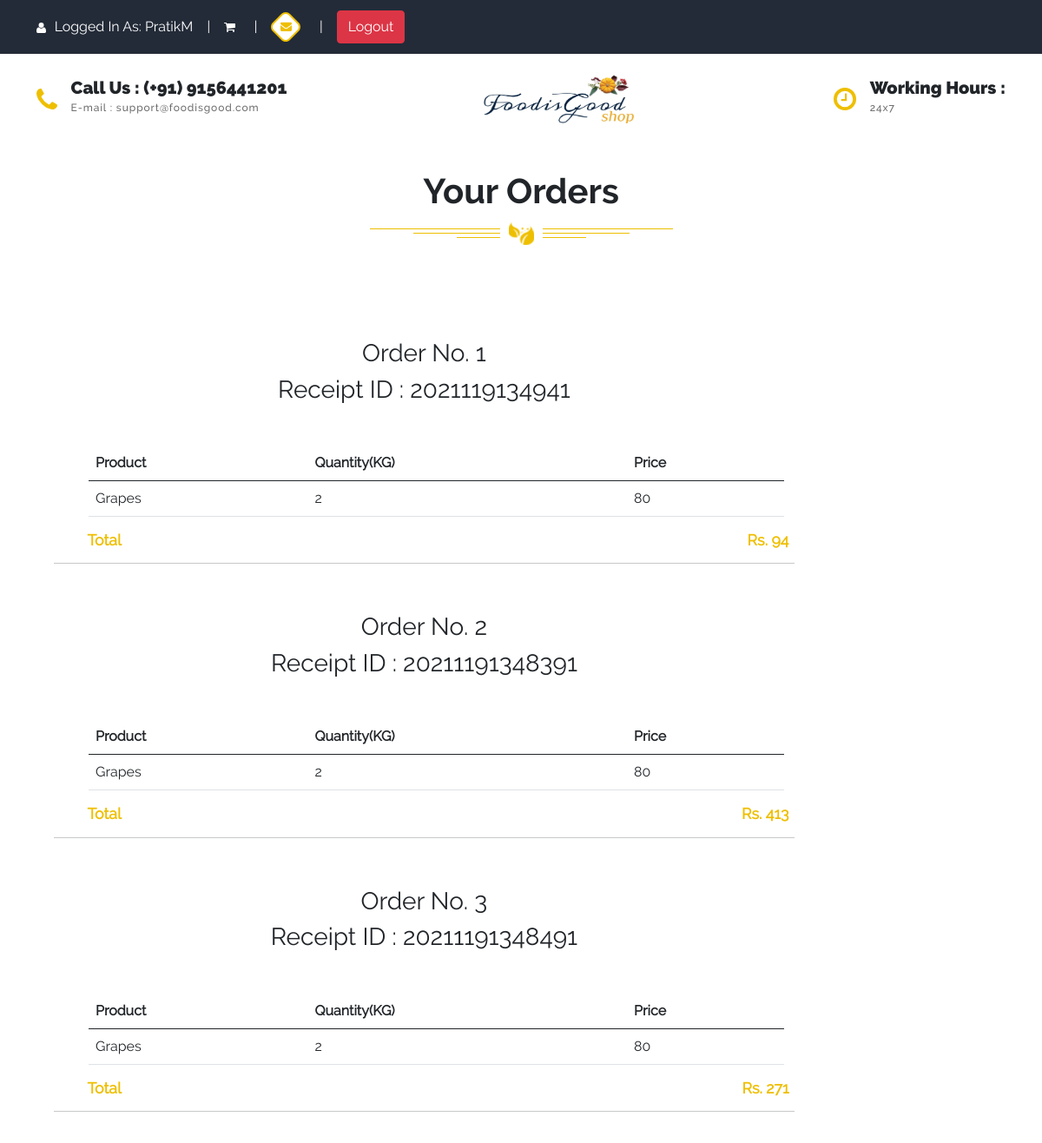
The page /my-orders (signed in) on the database its author committed.
### tables this page shows
CREATE TABLE customer(
  customer_id INTEGER PRIMARY KEY AUTOINCREMENT,
  customer_name varchar(100) NOT NULL,
  address varchar(500) NOT NULL,
  contact varchar(100) NOT NULL,
  username varchar(100) NOT NULL,
  email varchar(100) NOT NULL UNIQUE,
  password varchar(100) NOT NULL
);

CREATE TABLE receipt(
  receipt_id INTEGER PRIMARY KEY AUTOINCREMENT,
  customer_id int,
  total_amount varchar(50) NOT NULL,
  foreign key(customer_id) references customer(customer_id)
);

CREATE TABLE booking(
  order_id INTEGER PRIMARY KEY AUTOINCREMENT,
  product_id int,
  customer_id int,
  receipt_id int,
  product_name varchar(100) NULL,
  quantity varchar(50) NOT NULL,
  price varchar(50) NOT NULL,
  foreign key(product_id) references product(product_id),
  foreign key(customer_id) references customer(customer_id),
  foreign key(receipt_id) references receipt(receipt_id)
);

### app.py (the view)
@app.route('/my-orders')
def my_orders():
    try:
        username = session['username']
        user = database.get_user(username)
    except:
        return redirect('signin')
    try:
        receipt = database.get_receipt(user[0])
    except:
        receipt = None
    data = []
    if user!=None:
        if receipt:
            for order in receipt:
                items = []
                booking = database.get_booking(order[0])
                for item in booking:
                    items.append([item[4], item[5], item[6]])
                data.append([order[0], order[2], items])
            print(data)
            return render_template('booking.html', data=data, user=user)
        return render_template('booking.html', msg="Your have no orders.", user=user)
    return redirect('/')

### database/database.py (called while the page is built)
def get_user(username):
    try:
        username = "'"+username+"'"
        conn = sqlite3.connect('data.db')
        query = "SELECT * FROM customer WHERE username="+username+" ;"
        user = conn.execute(query).fetchone()
        conn.close()
        return user
    except:
        return None

def get_booking(receipt_id):
    try:
        conn = sqlite3.connect('data.db')
        query = "SELECT * FROM booking WHERE receipt_id="+str(receipt_id)+" ;"
        booking = conn.execute(query).fetchall()
        conn.close()
        return booking
    except:
        return None

def get_receipt(customer_id):
    try:
        conn = sqlite3.connect('data.db')
        query = "SELECT * FROM receipt WHERE customer_id="+str(customer_id)+" ;"
        receipt = conn.execute(query).fetchall()
        conn.close()
        return receipt
    except:
        return None

### templates/booking.html (shortened to what this page needs)
<!DOCTYPE html>
<html lang="en">
<head>
    <link rel="stylesheet" href="{{url_for('static', filename='css/style.css')}}">
    <link rel="stylesheet" href="{{url_for('static', filename='css/checkout.css')}}">
    <link href="https://cdn.jsdelivr.net/npm/bootstrap@5.0.0-beta1/dist/css/bootstrap.min.css" rel="stylesheet">
</head>
<body>
    <header class="topbar">
      <div class="container flex justify-between items-center">
          <div class="auth flex justify-between items-center">
            {% if user %}
            <div>
              <img src="{{url_for('static', filename='icons/user-icon.svg')}}" alt="">
              Logged In As: {{user[4]}}
            </div>
              <span class="divider">|</span>
            <div>
              <a href="{{ url_for('cart')}}"><img src="{{url_for('static', filename='icons/cart.svg')}}" alt=""></a>
            </div>
              <span class="divider">|</span>
            <div>
              <a href="{{ url_for('my_orders')}}"><img src="{{url_for('static', filename='icons/bag-2.svg')}}" alt=""></a>
            </div>
              <span class="divider">|</span>
            <div>
              <a href="{{ url_for('logout')}}"><button class="btn btn-danger">Logout</button></a>
            </div>
            {% endif %}
        </div>
      </div>
  </header>
  <nav>
    <div class="top">
      <div class="container flex justify-between items-center">
        <div class="contact flex justify-between items-center">
          <img src="{{url_for('static', filename='icons/phone.svg')}}" alt="phone">
          <div>
            <h5>Call Us : (+91) 9156441201</h5>
            <h6>E-mail  : support@foodisgood.com </h6>
          </div>
        </div>
        <div class="logo">
            <a href="/">
          <img src="{{url_for('static', filename='images/logo.jpg')}}" height="56px" width="184px" alt="foodisgood logo">
            </a>
        </div>
        <div class="time flex items-center">
          <img src="{{url_for('static', filename='icons/clock.svg')}}" alt="phone">
          <div>
            <h5>Working Hours :</h5>
            <h6>24x7</h6>
          </div>
        </div>
      </div>
    </div>
  </nav>
    <div style="padding: 30px">
    <h1 class="section-heading">Your Orders</h1>
    </div>
    {% for item in data %}
    <section class="container" style="background-color: white">
            <div class="payment-bill">
                <center><h3>Order No. {{loop.index}}</h3></center>
                <center><h3>Receipt ID : {{item[0]}}</h3></center>
                <div class="container" style="padding-top: 40px;padding-left: 40px;">
                <table class="table">
                    <thead class="thead-dark">
                    <tr>
                        <th>Product</th>
                        <th>Quantity(KG)</th>
                        <th>Price</th>
                    </tr>
                    </thead>
                    {% for prod in item[2] %}
                    <tr>
                        <td>{{prod[0]}}</td>
                        <td>{{prod[1]}}</td>
                        <td>{{prod[2]}}</td>
                    </tr>
                    {% endfor %}
                </table>
                </div>
              <ul>
              <li>
                <span><strong> Total</strong></span>
                <span><strong>Rs. {{item[1]}}</strong></span>
              </li>
              </ul>
              <hr>
            </div>
    </section>
    {% endfor %}
    </body>
</html>

### static/css/style.css (style rules this page uses)
:root { --primary:#EEBF00; --secondary:#232b38; --ternary:#6c6c6c; --danger:#fe4545; --pure:#fefefe; --light:#f0f0f0; --heaven:#ffffff; --footer:#2d333f; }
* { padding: 0; margin: 0; box-sizing: border-box; }
body { -webkit-font-smoothing:antialiased; font-family: "Raleway-regular"; }
.container { width: 100%; padding: 0 15px; margin: 0 auto; }
@media (min-width:576px) { .container { max-width: 540px; } }
@media (min-width:768px) { .container { max-width: 720px; } }
@media (min-width:992px) { .container { max-width: 960px; } }
@media (min-width:1200px) { .container { max-width: 1152px; } }
header.topbar { background-color: var(--secondary); color: var(--pure); font-family: "Raleway-semibold"; padding: 0.75rem 0; }
header.topbar .auth > div a { color:var(--pure); text-decoration: none; }
header.topbar .auth .divider { padding: 0 1rem; }
header.topbar .auth > div img { margin-right: 0.35rem; }
.flex { display: flex; }
.justify-between { justify-content: space-between; }
.items-center { align-items: center; }
.btn { padding: 0.50rem 0.75rem; border-radius: 4px; border: none; line-height: 0.8; font-size: 1.2rem; cursor: pointer; transition: 0.3s all ease; }
.section-heading { font-family: "Raleway-bold"; text-align: center; position: relative; margin-bottom: 6rem; }
.section-heading::after { content: ''; display: block; width: 100%; height: 30px; background: url(../icons/hr.svg)no-repeat center; position: absolute; bottom: -40px; }
nav .top { padding: 1.5rem 0; }
nav .top .contact h5, nav .top .time h5 { font-family: "Raleway-black"; margin-bottom: 0.25rem; }
nav .top .contact h6, nav .top .time h6 { font-family: "Raleway-medium"; letter-spacing: 0.055rem; font-size: 0.75rem; color: var(--ternary); }
nav .top .contact img,nav .top .time img { margin-right: 1rem; }
.btn { padding: 0.75rem 0.75rem; border-radius: 4px; line-height: 0.8; font-size: 1.2rem; cursor: pointer; transition: 0.3s all ease; border: 1px solid transparent; }
section { padding: 4rem 0; }
hr { border: 1px solid var(--light); opacity: 0.8; margin: 1rem 0; }

### static/css/checkout.css (style rules this page uses)
:root { --primary:#EEBF00; --secondary:#232b38; --ternary:#6c6c6c; --danger:#fe4545; --pure:#fefefe; --light:#f0f0f0; --heaven:#ffffff; --footer:#2d333f; --creamy: rgb(255, 247, 239); }
* { margin: 0; padding: 0; font-family: "Raleway-regular"; }
.payment-bill { width: 80%; height: 100%; padding: 20px; }
ul { padding: 0%; margin: 0; list-style-type: none; }
li { display: flex; justify-content: space-between; line-height: 1.2; color: var(--ternary); margin: 0.4rem; font-size: 1rem; font-family: "Raleway-semibold"; }
li:nth-last-child(1) { color: var(--primary); font-size: 1.1rem; }

### rows shown on the page
customer: username "PratikM"
receipt: receipt_id "2021119134941", total_amount "94"
booking: product_name "Grapes", quantity "2", price "80"
receipt: receipt_id "20211191348391", total_amount "413"
booking: product_name "Grapes", quantity "2", price "80"
receipt: receipt_id "20211191348491", total_amount "271"
booking: product_name "Grapes", quantity "2", price "80"
